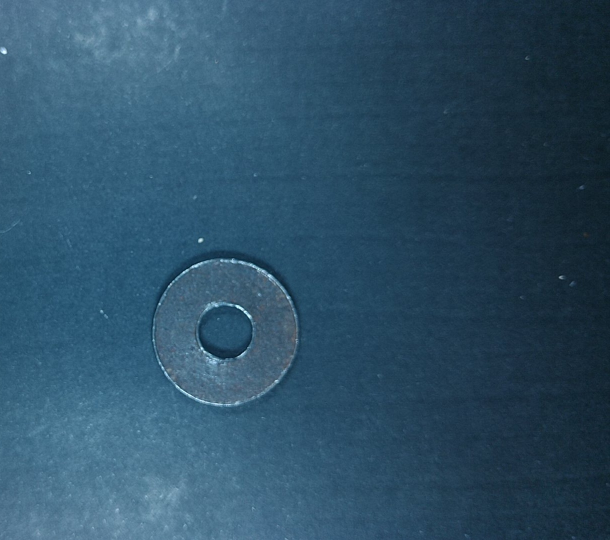
#> input picture Data Base/ZArandelas/photo0.jpg, 1220 x 1080 px, found by its file name (shown at 1/2 size)
$ python filtros5.py   (older library calls are emulated)
#> lines starting #> are read from the running program, lines starting #| are printed output that depends on the picture
#> further down, img is the input picture: shape (1080, 1220, 3); mean R, G, B 46, 80.2, 102.7
import numpy as np

from matplotlib import pyplot as plt
plt.rcParams['image.cmap'] = 'gray'

from skimage import io, color, img_as_float, img_as_ubyte, filters

import cv2

def img2gray(image, mode='sk'):
#> called with mode = 'sk'
    if (mode=='sk'):
        gray = color.rgb2gray(image)
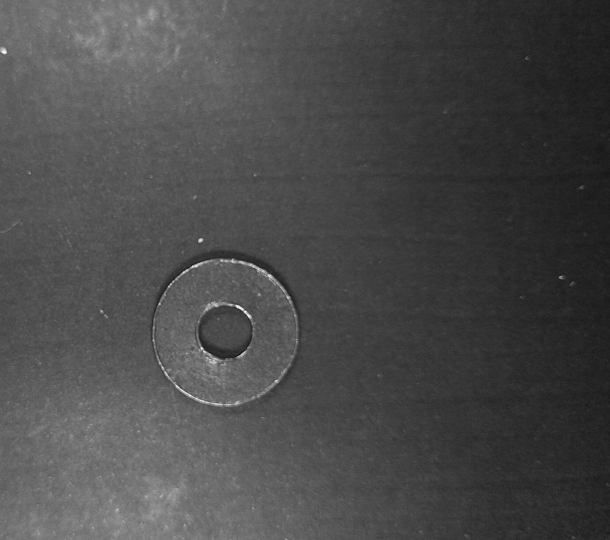
#> gray: shape (1080, 1220) float64 (shown at 1/2 size); min 0.0584, max 0.977, mean 0.292
    elif (mode=='cv'):
        gray = cv2.cvtColor(image, cv2.COLOR_BGR2GRAY)
    return gray

def normSize(image, size=(tuple((500, 400)))):
#> called with size = (500, 400)
    image = cv2.resize(image, size)
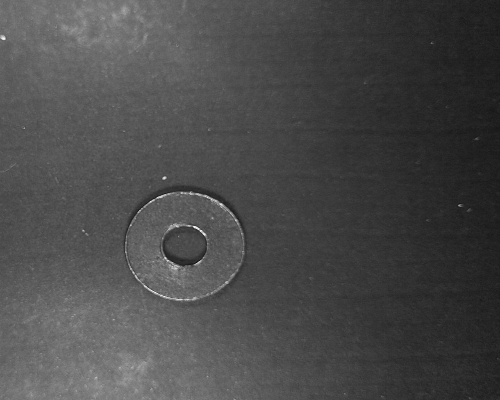
#> image: shape (400, 500) float64; min 0.0797, max 0.976, mean 0.292
    return image

def imgClean(image, sigma=1, mode='sk'):
#> called with sigma = 1, mode = 'sk'
    if (mode == 'sk'):
        clean = filters.gaussian(image, sigma)
    elif (mode == 'cv'):
        clean = cv2.GaussianBlur(img, (3, 3), 0)
    return clean

def imgEdge(image, mode='sk'):
#> called with mode = 'sk'
    if (mode == 'sk'):
        edge = filters.sobel(image)
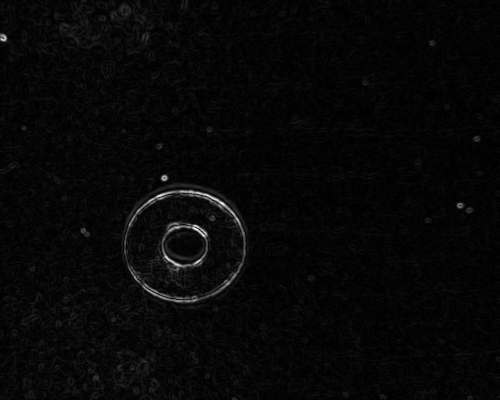
#> edge: shape (400, 500) float64; min 1.27e-05, max 0.256, mean 0.00768; drawn with min black and max white
    elif (mode == 'cv'):
        edge = cv2.Laplacian(image, cv2.CV_64F)
    return edge

img = io.imread('./Data Base/YTrain/ZArandelas/photo0.jpg')
#img = io.imread('./ejemplos/photo101.jpg')
#img = io.imread('./ejemplos/tornillo_prueba.jpg')
#img = io.imread('./Data Base/YTest/ZTornillos/photo100.jpg')

tornillo = img2gray(img)
tornillo = normSize(tornillo)

bg = imgClean(tornillo)
bc = imgEdge(bg)

fig, (ax0, ax1, ax2) = plt.subplots(1, 3, figsize=(15, 15))
ax0.imshow(tornillo)
ax0.set_title('Original')
ax1.imshow(bg)
ax1.set_title('Filtro Gauss')
ax2.imshow(-bc)
ax2.set_title("Filtros Gauss+Sobel")
plt.show()
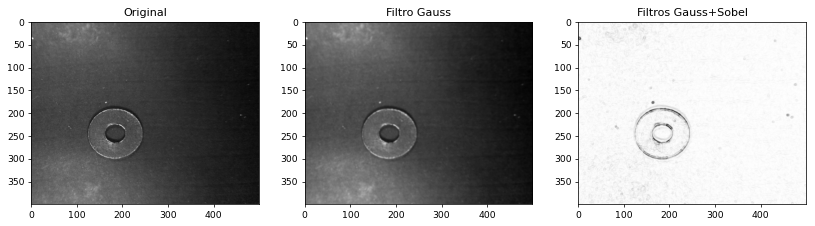
#> figure drawn by matplotlib, 3 panels

$ run again, with ejemplos/photo101.jpg copied over Data Base/ZArandelas/photo0.jpg
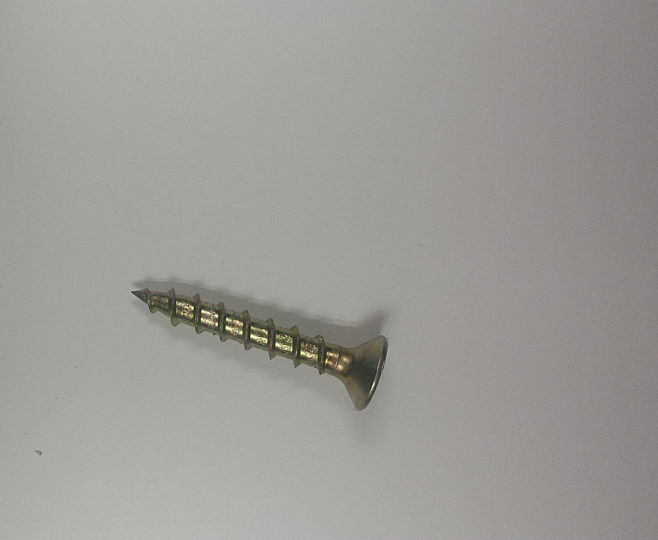
#> input picture ejemplos/photo101.jpg, 1316 x 1080 px, found by its file name (shown at 1/2 size)
#> img is the input picture: shape (1080, 1316, 3); mean R, G, B 156.6, 155.5, 151.3
#> in imgEdge, `edge = filters.sobel(image)`:
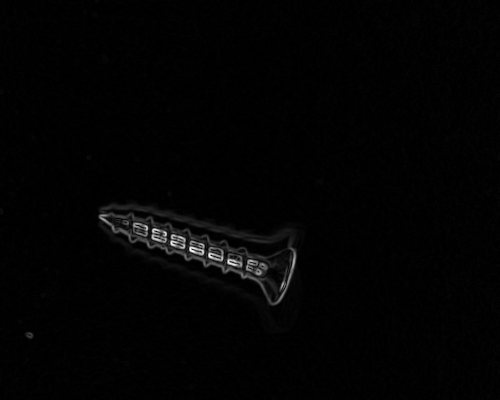
#> edge: shape (400, 500) float64; min 6.76e-06, max 0.264, mean 0.00373; drawn with min black and max white
#> `plt.show()`:
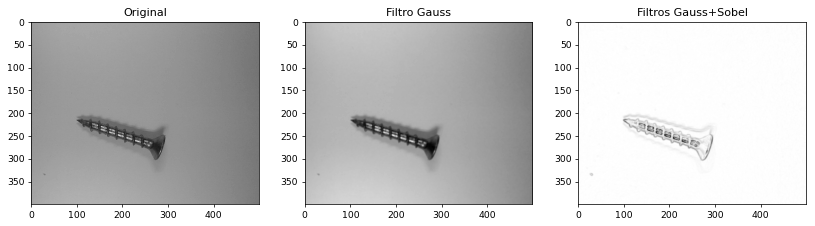
#> figure drawn by matplotlib, 3 panels
